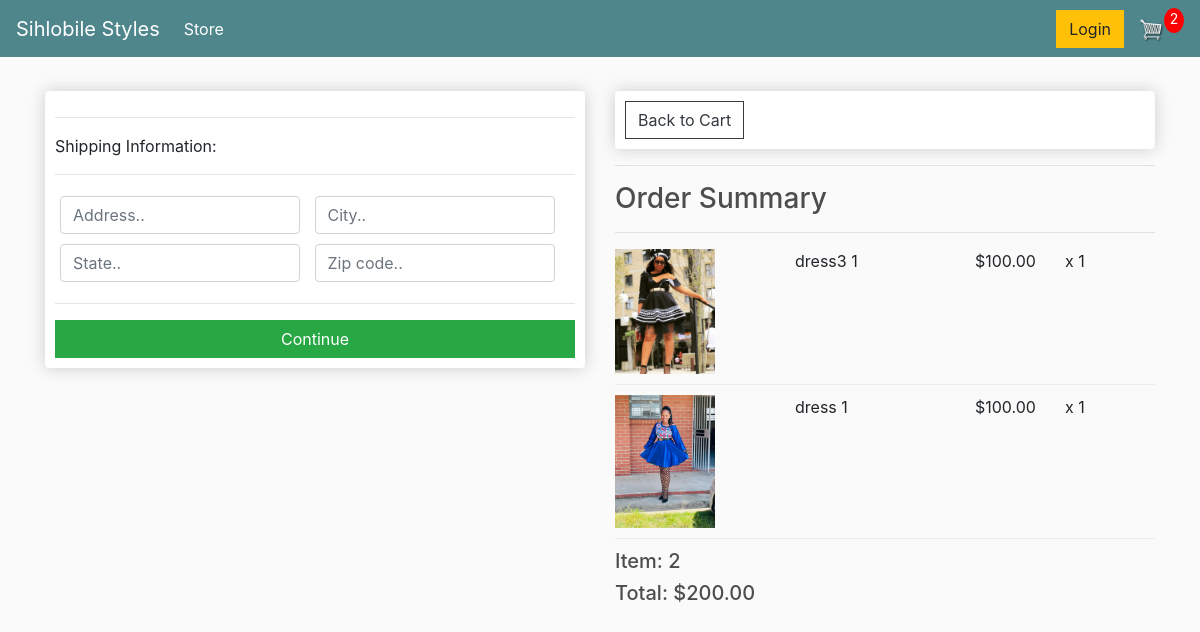
/checkout/ (signed in), run on an earlier commit of the app's database.
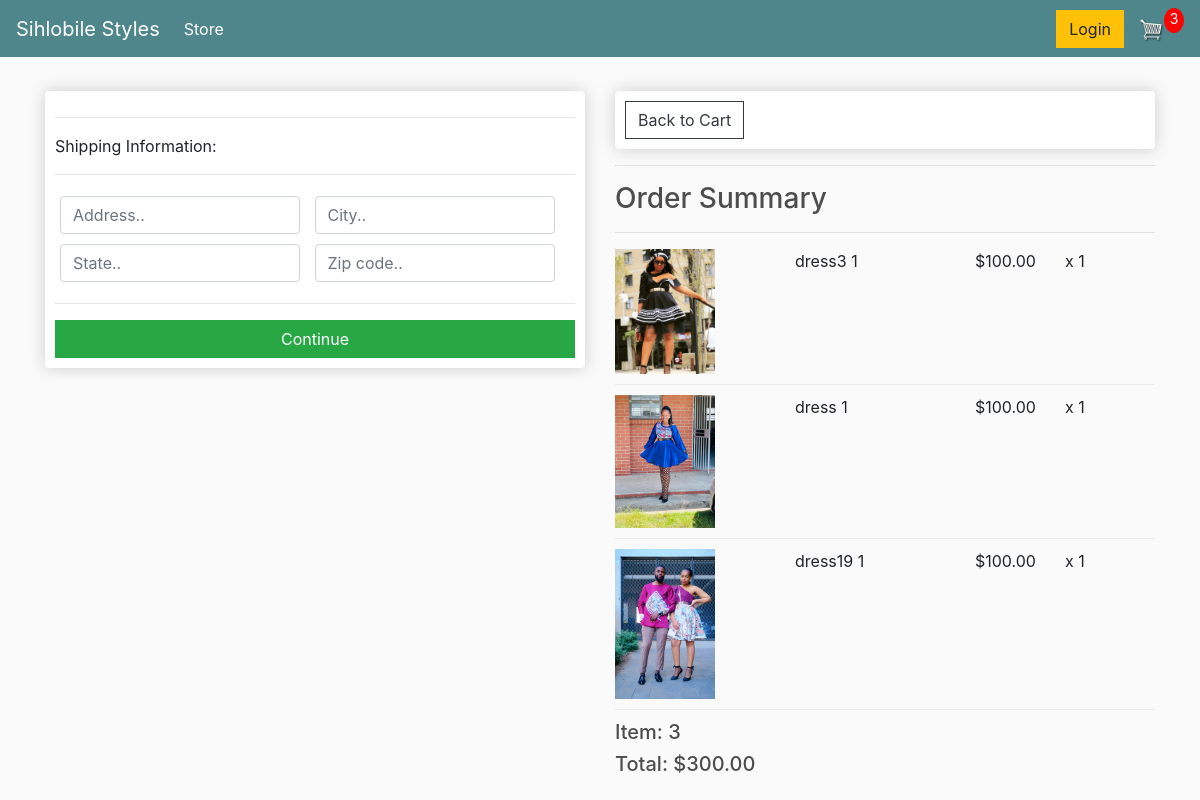
And on a later commit of the database.
### store/models.py (models this page shows, shortened)
class OrderItem(models.Model):
    product = models.ForeignKey(Product, on_delete=models.SET_NULL, blank=True, null=True)
    order = models.ForeignKey(Order, on_delete=models.SET_NULL, blank=True, null=True)
    quantity = models.IntegerField(default=0, null=True, blank=True)
    date_added = models.DateTimeField(auto_now_add=True)
    @property
    def get_total(self):
        total = self.product.price * self.quantity
        return total

class Product(models.Model):
    name = models.CharField(max_length=200, null=True)
    price = models.DecimalField(max_digits= 7, decimal_places=2)
    digital = models.BooleanField(default=False, null=True, blank=False)
    image = models.ImageField(null=True, blank=True)
    @property
    def imageURL(self):
        try:
            url = self.image.url
        except:
            url = ''
        return url

class Order(models.Model):
    customer = models.ForeignKey(Customer, on_delete=models.SET_NULL, blank=True, null=True)
    date_ordered = models.DateTimeField(auto_now_add=True)
    complete = models.BooleanField(default=False, null=True, blank=False)
    transaction_id = models.CharField(max_length=100, null=True)
    @property
    def shipping(self):
        shipping = False
        orderitems = self.orderitem_set.all()
        for i in orderitems:
            if i.product.digital == False:
                shipping = True
        return shipping
    @property
    def get_cart_total(self):
        orderitems = self.orderitem_set.all()
        total = sum([item.get_total for item in orderitems])
        return total
    @property
    def get_cart_items(self):
        orderitems = self.orderitem_set.all()
        total = sum([item.quantity for item in orderitems])
        return total

### store/views.py (the view)
# urls.py: path('checkout/', views.checkout, name="checkout"),
def checkout(request):
    data = cartData(request)
    cartItems = data['cartItems']
    order = data['order']
    items = data['items']
    context = {'items': items, 'order': order, 'cartItems': cartItems}
    return render(request, 'store/checkout.html', context)

### store/utils.py (called while the page is built)
def cartData(request):
    if request.user.is_authenticated:
        customer = request.user.customer
        order, created = Order.objects.get_or_create(customer=customer, complete=False)
        items = order.orderitem_set.all()
        cartItems = order.get_cart_items
    else:
        cookieData = cookieCart(request)
        cartItems = cookieData['cartItems']
        order = cookieData['order']
        items= cookieData['items']
    return {'cartItems': cartItems, 'order': order, 'items': items}

### store/templates/store/checkout.html (shortened to what this page needs)
{% extends 'store/main.html' %}
{% load static %}
{% block content %}
<div class="row">
    <div class="col-lg-6">
        <div class="box-element" id="form-wrapper">
            <form id=form>
                <div id="shipping-info">
                    <hr>
                    <p>Shipping Information:</p>
                    <hr>
                    <div class="form-field">
                        <input class="form-control" type="text" name="address" placeholder="Address..">
                    </div>
                    <div class="form-field">
                        <input class="form-control" type="text" name="city" placeholder="City..">
                    </div>
                    <div class="form-field">
                        <input class="form-control" type="text" name="state" placeholder="State..">
                    </div>
                    <div class="form-field">
                        <input class="form-control" type="text" name="zipcode" placeholder="Zip code..">
                    </div>
                </div>
                <hr>
                <input id="form-button" class="btn btn-success btn-block" type="submit" value="Continue">
            </form>
        </div>
        <br>
    </div>
    <div class="col-lg-6">
        <div class="box-element">
            <a class="btn btn-outline-dark" href="{% url 'cart' %}">Back to Cart</a>
        </div>
        <hr>
        <h3>Order Summary</h3>
        <hr>
        {% for item in items %}
        <div class="cart-row">
            <div style="flex:2"><img class="row-image" src="{{item.product.imageURL}}"></div>
            <div style="flex:2"><p>{{item.product.name}} 1</p></div>
            <div style="flex:1"><p>${{item.product.price}}</p></div>
            <div style="flex:1"><p>x {{item.quantity}}</p></div>
        </div>
        {% endfor %}
        <h5>Item:   {{ order.get_cart_items }}</h5>
        <h5>Total:  ${{ order.get_cart_total|floatformat:2 }}</h5>
    </div>
</div>
{% endblock content %}

What changed in the data, as far as the page shows it:
added OrderItem: product.imageURL (picture), product.name "dress19", product.price "100.00", quantity "1"
computed for Order: get_cart_items "2" → "3"; get_cart_total "200.00" → "300.00"
Also different on the page:
{{ cartItems }}: "2" → "3"
